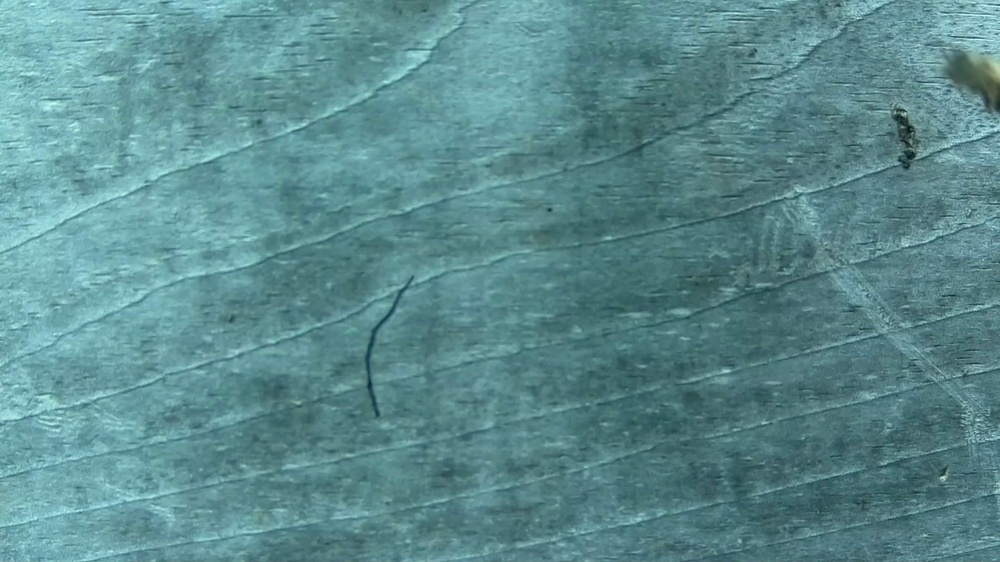
#> input picture 1563149100286/1563149100286f000010.jpg, 1000 x 562 px, shrunk from 1920 x 1080 before the run, found by its file name
$ jupyter execute --allow-errors Untitled.ipynb
#> lines starting #> are read from the running program, lines starting #| are printed output that depends on the picture
### myfunctions.py
import cv2
import time
import pandas as pd
import os
import shutil

def extract_bb(row, bbnum, mobs_dir):
    img = cv2.imread(row.filename)
    cropped = img[row.ytl:row.ybr, row.xtl:row.xbr]
    fn = row.filename
    fn = fn.replace('_frames', '_mobs')
    fn = fn.replace('.jpg', 'b{:0>6}.jpg'.format(bbnum))
    print(fn)
    cv2.imwrite(fn, cropped)
    return

video = 'bees.h264'
frames_dir = video + '_frames'
mobs_dir = video + '_mobs'

if os.path.exists(mobs_dir):
    shutil.rmtree(mobs_dir)
os.makedirs(mobs_dir)

df = pd.read_csv(frames_dir + '/bounding_boxes.csv')
#> (reads 1563149100286/bounding_boxes.csv from the repository)

# Convert coordinates from proportions to pixels
img = cv2.imread(df['filename'][0])
#> img is the input picture: shape (562, 1000, 3); mean B, G, R 142.5, 139.5, 91.6
img_height, img_width, _ = img.shape
#> img_height = 562; img_width = 1000
print('width: {} height: {}'.format(img_width, img_height))
#| width: 1000 height: 562
df['xtl'] = df['xtl'].apply(lambda x: int(x * img_width))
df['ytl'] = df['ytl'].apply(lambda x: int(x * img_height))
df['xbr'] = df['xbr'].apply(lambda x: int(x * img_width))
df['ybr'] = df['ybr'].apply(lambda x: int(x * img_height))

bbnum = 0
for _, row in df.iterrows():
    bbnum += 1
    print(row)
    print()
    extract_bb(row, bbnum, mobs_dir)
#> in extract_bb, `cropped = img[row.ytl:row.ybr, row.xtl:row.xbr]`:
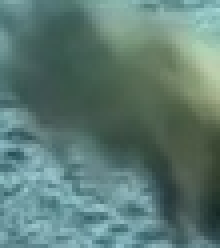
#> cropped: shape (62, 55, 3) (shown 4 times larger); mean B, G, R 115.9, 123.1, 93.3
#> pass 2 of the loop `for _, row in df.iterrows():`:
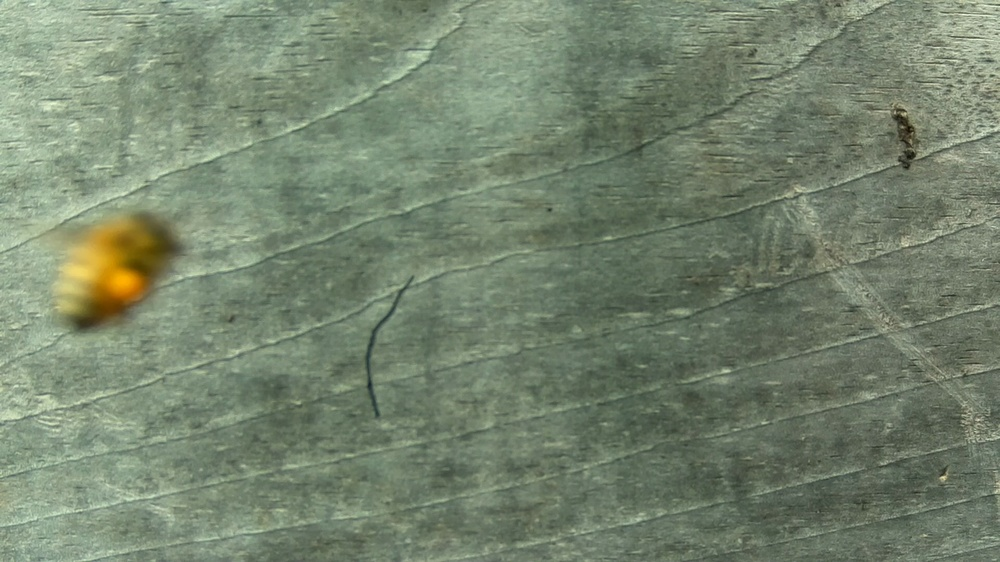
#> input picture 1563149100286/1563149100286f000024.jpg, 1000 x 562 px, shrunk from 1920 x 1080 before the run, found by its file name
#> in extract_bb, img is the input picture: shape (562, 1000, 3); mean B, G, R 110, 132, 117.8
#> in extract_bb (call 2), `cropped = img[row.ytl:row.ybr, row.xtl:row.xbr]`:
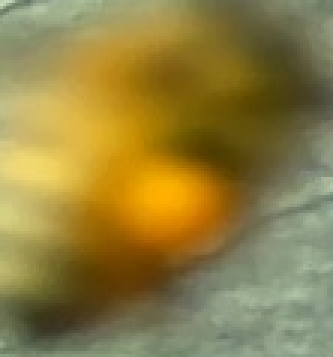
#> cropped: shape (119, 111, 3) (shown 3 times larger); mean B, G, R 65.5, 128.1, 144.4


#def display_bb(path_to_image_file, xtl, ytl, xbr, ybr):
#    img = cv2.imread(path_to_image_file)
#    frame_width, frame_height, _ = img.shape
#    cv2.rectangle(img, (int(xtl*frame_width), int(ytl*frame_height)), (int(xbr*frame_width), int(ybr*frame_height)), (0, 255, 0), 3)
#    cv2.imshow(path_to_image_file, img)
#    cv2.waitKey(100)

#start = time.process_time()
#display_bb('bees.h264_frames/f009233.jpg', 0.50625, 0.9555555555555556, 0.5645833333333333, 1.0)
#print(time.process_time() - start)

#df = pd.DataFrame([{'filename': 'bees.h264_frames/f009222.jpg', 'xtl': 0.464583, 'ytl': 0.492593, 'xbr': 0.518750, 'ybr': 0.570370},
#                   {'filename': 'bees.h264_frames/f009222.jpg', 'xtl': 0.372917, 'ytl': 0.403704, 'xbr': 0.404167, 'ybr': 0.455556}])
#
## Load image in memory
#img = cv2.imread(df['filename'][0])
#
## Convert coordinates from proportions to pixels
#img_width, img_height, _ = img.shape
#df['xtl'] = df['xtl'].apply(lambda x: int(x * img_width))
#df['ytl'] = df['ytl'].apply(lambda x: int(x * img_height))
#df['xbr'] = df['xbr'].apply(lambda x: int(x * img_width))
#df['ybr'] = df['ybr'].apply(lambda x: int(x * img_height))
#
## Draw bounding boxes on image and display it.
#for _, row in df.iterrows():
#    cv2.rectangle(img, (row.xtl, row.ytl), (row.xbr, row.ybr), (0, 255, 0), 3)
##cv2.imshow(row.filename, img)
##cv2.waitKey(1000) & 0xFF
#filename = '{}/f{:0>6}.jpg'.format(outdir, framenum)
#cv2.imwrite(filename, original_frame)
#
## MAIN
#
#

### Untitled.ipynb
[cell 1]
import pandas as pd
import cv2
#> (the rest of this cell did not finish here and is left out)

#> (a cell that did not finish here is left out)

#> (a cell that did not finish here is left out)
